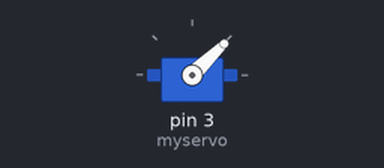
Recording of a sketch running on a simulated Arduino Uno, built with avr-gcc and run on an emulated ATmega328P. Shown: servo. What the sketch prints to the serial monitor is not drawn.

Above: at 0.1 s.
At 3.1 s:
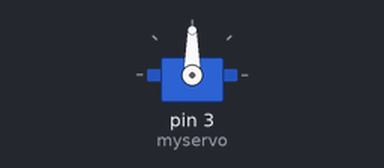
Timing chart, 0 to 4.6 s (numbered marks = the images above):
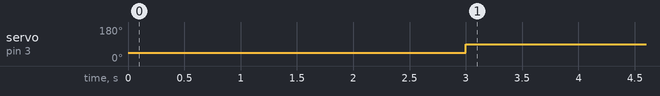

Measured:
- by itself, servo on pin 3 (myservo): 44° → 90° at 3.0 s

The sketch:

bldc_with_esc.ino
```cpp
#include<Servo.h>
Servo myservo;

void setup() {
Serial.begin(9600);
myservo.attach(3);
myservo.write(1000);
delay(3000);
}

void loop() {
  int val=90;
  Serial.println(val);
  myservo.write(val);
}
```
